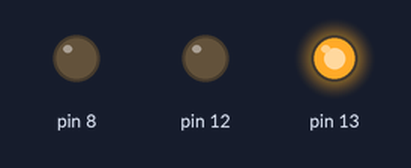
Simulated run of this sketch. Board: Arduino Uno, built with avr-gcc and run on an emulated ATmega328P. On the bench: output pins drawn as LEDs (lit = HIGH).

Above: at 1.5 s.
At 3.5 s:
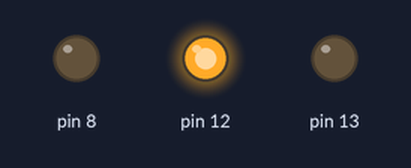
At 5.5 s:
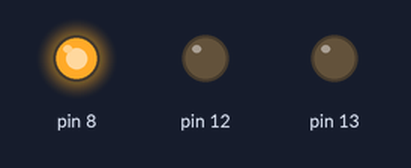
Timing chart, 0 to 9.1 s (numbered marks = the images above):
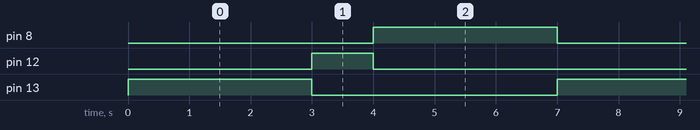

The sketch:

TrafficLight.ino
```cpp
#include <TrafficLight.h>

//Instanciaçao do semáforo
//Corresponde o pino e o tempo que cada led do semáforo irá operar
TrafficLight green(13,3000);
TrafficLight yellow(12,1000);
TrafficLight red(8,3000);

//métodos setup é executados 1 vez quando o Arduino é ligado (obrigatório)
void setup() {

}

//método loop, executado enquanto Arduino está ligado
void loop() {
  //o único método que pode ser utilizado fora da classe Semáforo
  green.operate();
  yellow.operate();
  red.operate();

}
```

TrafficLight.cpp
```cpp
#include <TrafficLight.h>
//Implementação da classe
/*Construtor da classe TrafficLight
define o pino e o tempo que irá aguardar */
TrafficLight::TrafficLight(byte _pin, int _time) {
	//modo que o pino irá operar (emitirá sinal elétrico de saída)
	pinMode(_pin, OUTPUT);
	pin = _pin;
	time = _time;
}

void TrafficLight::on() {
	digitalWrite(pin, HIGH);
}

void TrafficLight::off() {
	digitalWrite(pin, LOW);
}

void TrafficLight::wait() {
	delay(time);
}

//operação na lâmpada
void TrafficLight::operate() {
	on();
	wait();
	off();
}
```

TrafficLight.h
```cpp
#ifndef TRAFFICLIGHT_H_
#define TRAFFICLIGHT_H_

#include <Arduino.h>

class TrafficLight {
private:
	byte pin;
	int time;
	void on();
	void off();
	void wait();
public:
	TrafficLight(byte, int);
	void operate();

};
#endif
```

Measured:
- by itself, pin 8, pin 13: alternates HIGH for 3.0 s and LOW for 4.0 s
- by itself, pin 12: alternates HIGH for 1.0 s and LOW for 6.0 s
- by itself, everything shown: repeats every 7.0 s, in 4 steps
